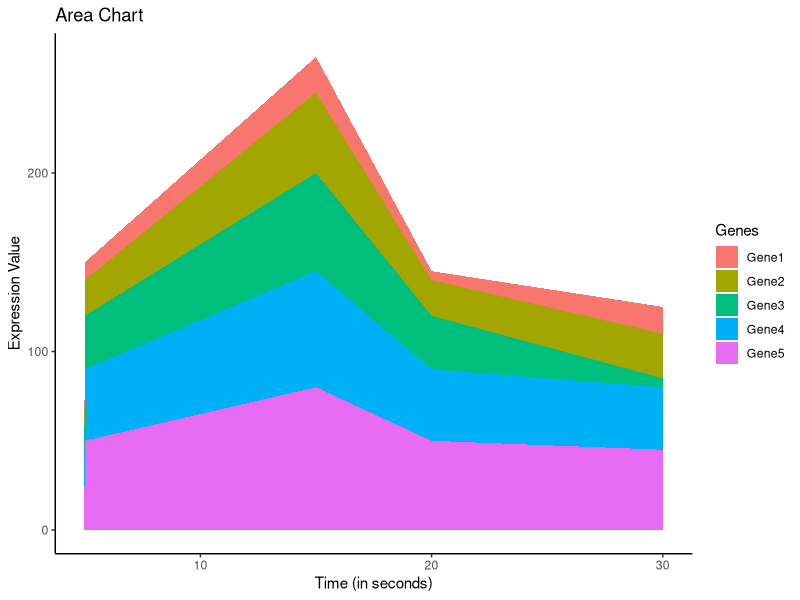

Source code (R):
# Packages
library(ggplot2)

# Reading datasets
data <- read.table(file="../Test_Data/areaChart_data.tsv", header = TRUE, sep = "\t")

# Defining image parameter
png(file = "areaChart.png", width=900, height=500)

# Plotting stacked area chart
ggplot(data, aes(x=Time, y=Expr_Value, fill=Gene)) + geom_area() + theme_classic()+

# Specifying plot title
ggtitle("Area Chart") + xlab("Time (in seconds)") + ylab("Expression Value") + labs(fill = "Genes")

# Saving plot
dev.off()
